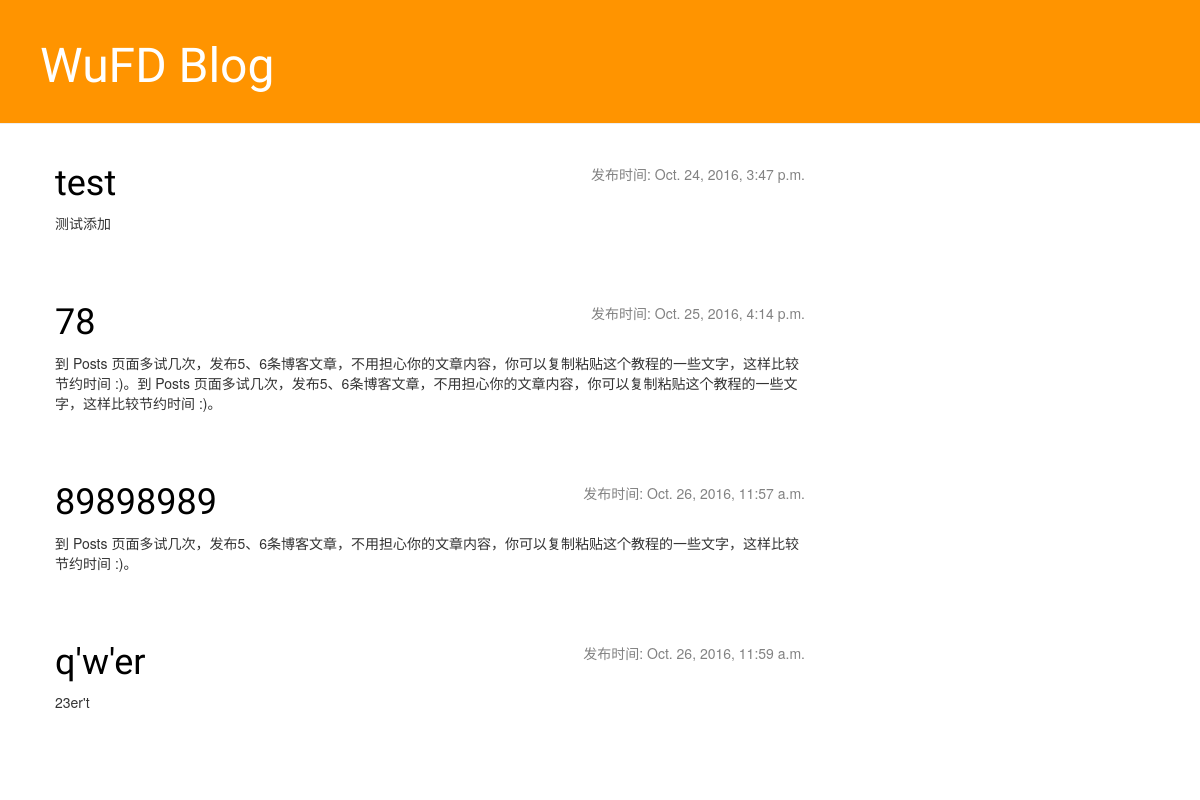
The page /blogs/ on the database as committed earlier.
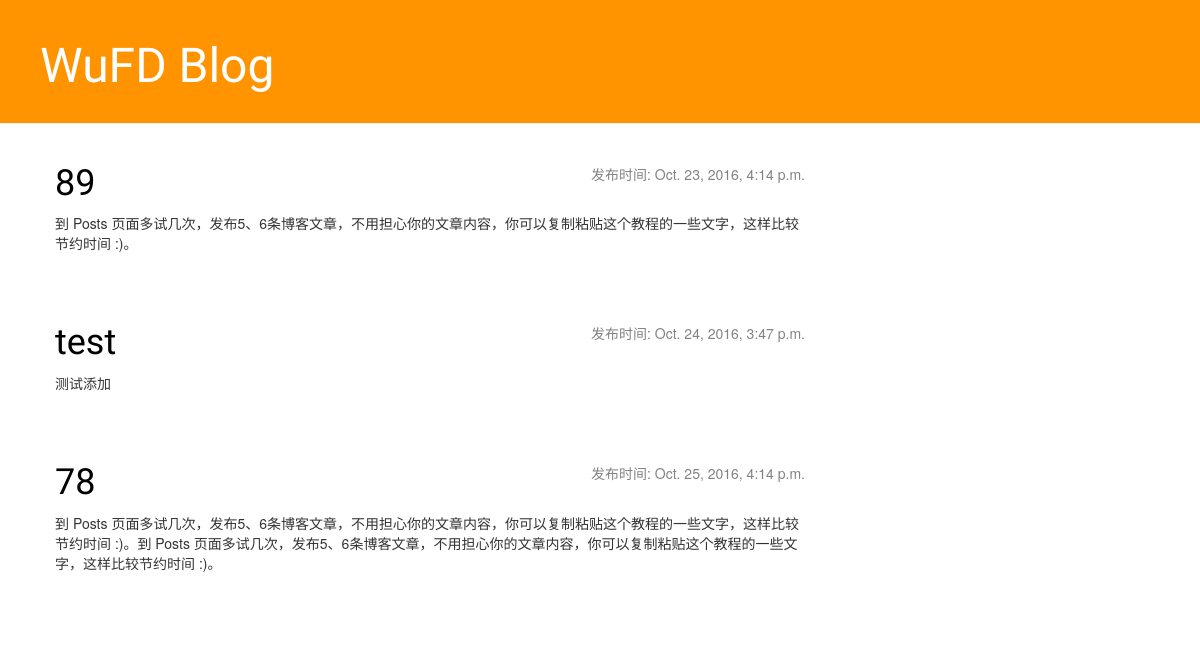
The same page on the database as committed later.
### blogs/models.py (models this page shows, shortened)
class Post(models.Model):
    author = models.ForeignKey('auth.User')
    title = models.CharField(max_length=200)
    text = models.TextField()
    created_date = models.DateTimeField(default=timezone.now)
    published_date = models.DateTimeField(blank=True, null=True)
    def to_dict(self):
        return {
            'id': self.id,
            'author': self.author.username,
            'title': self.title,
            'text': self.text,
            'created_date': self.created_date,
            'published_date': self.published_date,
        }

### blogs/views.py (the view)
def post_list(request):
    query = {
        'published_date__lte': timezone.now(),
    }
    posts = Post.objects.filter(**query).order_by('published_date')
    result = []
    for post in posts:
        result.append(post.to_dict())
    return render(request, 'blogs/post_list.html', {
        'posts': result,
    })

### blogs/templates/blogs/post_list.html
{% extends 'blogs/base.html' %}
{% block content %}
    {% for post in posts %}
        <div class="post">
            <div class="date"><p>发布时间: {{ post.published_date }}</p></div>
            <h1><a href="{% url 'post_detail' pk=post.id %}">{{ post.title }}</a></h1>
            <p>{{ post.text|linebreaksbr }}</p>
        </div>
    {% endfor %}
{% endblock content %}

### blogs/templates/blogs/base.html (shortened to what this page needs)
{% load staticfiles %}
<!DOCTYPE html>
<html>
<head>
    <link rel="stylesheet" href="//maxcdn.bootstrapcdn.com/bootstrap/3.2.0/css/bootstrap.min.css">
    <link rel="stylesheet" href="//maxcdn.bootstrapcdn.com/bootstrap/3.2.0/css/bootstrap-theme.min.css">
    <link rel="stylesheet" href="{% static 'css/blogs.css' %}">
</head>
<body>
<div class="page-header">
    <h1><a href="/blogs/">WuFD Blog</a></h1>
</div>
<div class="content container">
    <div class="row">
        <div class="col-md-8">
            {% block content %}
            {% endblock %}
        </div>
    </div>
</div>
</body>
</html>

### blogs/static/css/blogs.css (style rules this page uses)
.page-header { background-color: #ff9400; margin-top: 0; padding: 20px 20px 20px 40px; }
.page-header h1, .page-header h1 a, .page-header h1 a:visited, .page-header h1 a:active { color: #ffffff; font-size: 36pt; text-decoration: none; }
.content { margin-left: 40px; }
h1, h2, h3, h4 { font-family: 'Lobster', cursive; }
.date { float: right; color: #828282; }
.post { margin-bottom: 70px; }
.post h1 a, .post h1 a:visited { color: #000000; }

Rows that differ between the two databases and show on the page:
removed Post: published_date "Oct. 26, 2016, 11:59 a.m.", title "q'w'er", text "23er't"
Other text that changed with them:
new list line: "发布时间:"
new list line: "Oct. 23, 2016, 4:14 p.m. 89 到 Posts 页面多试几次，发布5、6条博客文章，不用担心你的文章内容，你可以复制粘贴这个教程的一些文字，这样比较节约时间 :)。"
list line gone: "发布时间:"
list line gone: "Oct. 26, 2016, 11:57 a.m. 89898989 到 Posts 页面多试几次，发布5、6条博客文章，不用担心你的文章内容，你可以复制粘贴这个教程的一些文字，这样比较节约时间 :)。"
